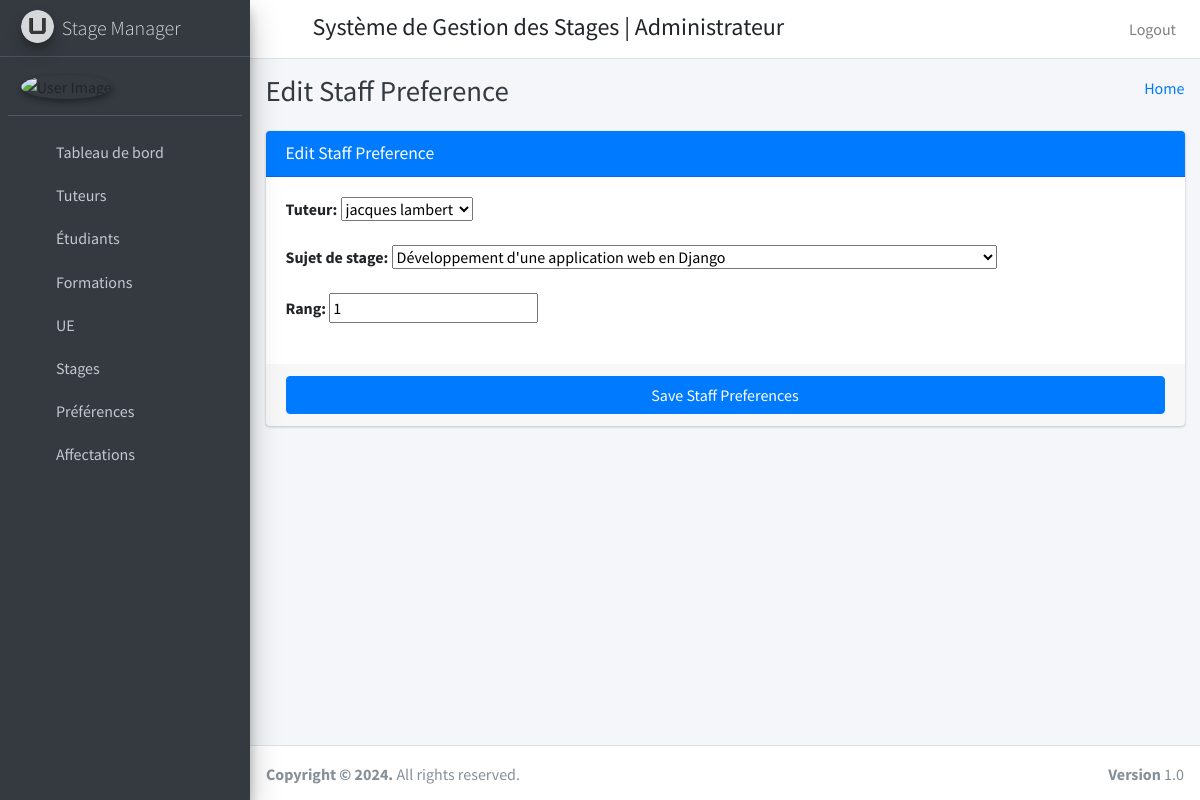
The page /edit_staff_preference/1/ on the database its author committed.
### stage_management_app/models.py (models this page shows)
class StaffPreference(models.Model):
    id=models.AutoField(primary_key=True)
    staff = models.ForeignKey(Staffs, on_delete=models.CASCADE)
    internship = models.ForeignKey(Internship, on_delete=models.CASCADE)
    rank = models.IntegerField()
    weight = models.FloatField(default=1.0)  # To be updated later
    created_at=models.DateTimeField(auto_now_add=True)
    updated_at=models.DateTimeField(auto_now_add=True)
    objects=models.Manager()

### stage_management_app/HodViews.py (the view)
# urls.py: path('edit_staff_preference/<int:staff_preference_id>/', HodViews.edit_staff_preference, name='edit_staff_preference'),
def edit_staff_preference(request, staff_preference_id):
    staff_preference = get_object_or_404(StaffPreference, id=staff_preference_id)
    if request.method == "POST":
        form = StaffPreferenceForm(request.POST, instance=staff_preference)
        if form.is_valid():
            form.save()
            messages.success(request, "Successfully Edited Staff Preference")
            return redirect('manage_staff_preference')
        else:
            messages.error(request, "Failed to Edit Staff Preference")
    else:
        form = StaffPreferenceForm(instance=staff_preference)
    return render(request, "hod_template/edit_staff_preference_template.html", {"form": form})

### stage_management_app/forms.py (shortened to what this page needs)
class StaffPreferenceForm(forms.ModelForm):
    staff = forms.ModelChoiceField(queryset=Staffs.objects.all(), required=True, label="Tuteur")
    internship = forms.ModelChoiceField(queryset=Internship.objects.all(), required=True, label="Sujet de stage")
    class Meta:
        model = StaffPreference
        fields = ['staff', 'internship', 'rank']
        labels = {
            'staff': 'Personnel',
            'internship': 'Sujet de stage',
            'rank': 'Rang',
        }
    def __init__(self, *args, **kwargs):
        staff = kwargs.pop('staff', None)  # Get the staff instance from kwargs
        super().__init__(*args, **kwargs)
        self.fields['internship'].queryset = Internship.objects.all()  # Set the queryset for internship choices
        self.staff_instance = staff  # Store the staff instance for later use
        if self.staff_instance:
            self.fields['staff'].initial = self.staff_instance
            self.fields['staff'].widget = forms.HiddenInput()

### stage_management_app/models.py (called while the page is built)
    def __str__(self):
        return f"{self.admin.first_name} {self.admin.last_name}"

    def __str__(self):
        return self.topic

### stage_management_app/templates/hod_template/edit_staff_preference_template.html (shortened to what this page needs)
{% extends 'hod_template/base_template.html' %}
{% block page_title %}
Edit Staff Preference
{% endblock page_title %}
{% block main_content %}
    <section class="content">
      <div class="container-fluid">
          <div class="row">
              <div class="col-md-12">
            <div class="card card-primary">
              <div class="card-header">
                <h3 class="card-title">Edit Staff Preference</h3>
              </div>
              <form role="form" enctype="multipart/form-data"  method="post">
                <div class="card-body">
                 <div class="form-group">
                        {{ form.as_p }}
                 </div>
                </div>
                <div class="card-footer">
                  <button type="submit" class="btn btn-primary btn-block">Save Staff Preferences</button>
                </div>
              </form>
            </div>
          </div>
          </div>
      </div>
    </section>
{% endblock main_content %}

### rows shown on the page
StaffPreference: staff "jacques lambert", internship "Développement d'une application web en Django", rank "1"
